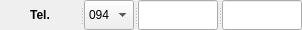
     <widget class="QSplitter" name="splitter_5">
      <property name="geometry">
       <rect>
        <x>460</x>
        <y>90</y>
        <width>305</width>
        <height>30</height>
       </rect>
      </property>
      <property name="orientation">
       <enum>Qt::Horizontal</enum>
      </property>
      <widget class="QLabel" name="customerPhone_2">
       <property name="maximumSize">
        <size>
         <width>80</width>
         <height>16777215</height>
        </size>
       </property>
       <property name="font">
        <font>
         <pointsize>9</pointsize>
         <weight>75</weight>
         <bold>true</bold>
        </font>
       </property>
       <property name="mouseTracking">
        <bool>true</bool>
       </property>
       <property name="text">
        <string>Tel.</string>
       </property>
       <property name="alignment">
        <set>Qt::AlignCenter</set>
       </property>
      </widget>
      <widget class="QComboBox" name="tel1">
       <property name="minimumSize">
        <size>
         <width>50</width>
         <height>0</height>
        </size>
       </property>
       <property name="maximumSize">
        <size>
         <width>50</width>
         <height>16777215</height>
        </size>
       </property>
       <item>
        <property name="text">
         <string>094</string>
        </property>
       </item>
       <item>
        <property name="text">
         <string>096</string>
        </property>
       </item>
      </widget>
      <widget class="QLineEdit" name="tel2">
       <property name="minimumSize">
        <size>
         <width>80</width>
         <height>0</height>
        </size>
       </property>
       <property name="maximumSize">
        <size>
         <width>80</width>
         <height>16777215</height>
        </size>
       </property>
       <property name="frame">
        <bool>true</bool>
       </property>
       <property name="alignment">
        <set>Qt::AlignCenter</set>
       </property>
      </widget>
      <widget class="QLineEdit" name="tel3">
       <property name="minimumSize">
        <size>
         <width>80</width>
         <height>0</height>
        </size>
       </property>
       <property name="maximumSize">
        <size>
         <width>80</width>
         <height>16777215</height>
        </size>
       </property>
       <property name="frame">
        <bool>true</bool>
       </property>
       <property name="alignment">
        <set>Qt::AlignCenter</set>
       </property>
      </widget>
     </widget>
